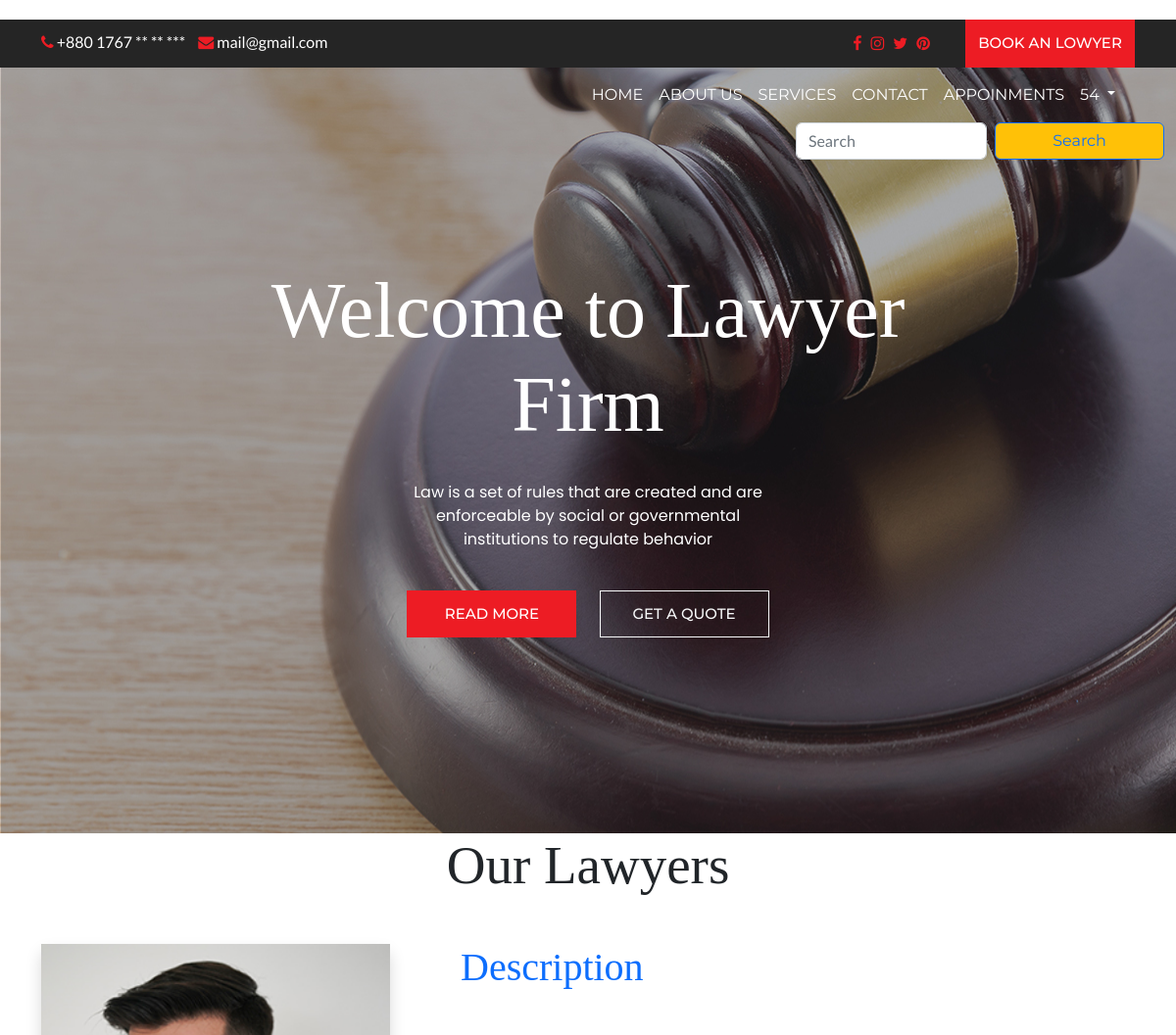
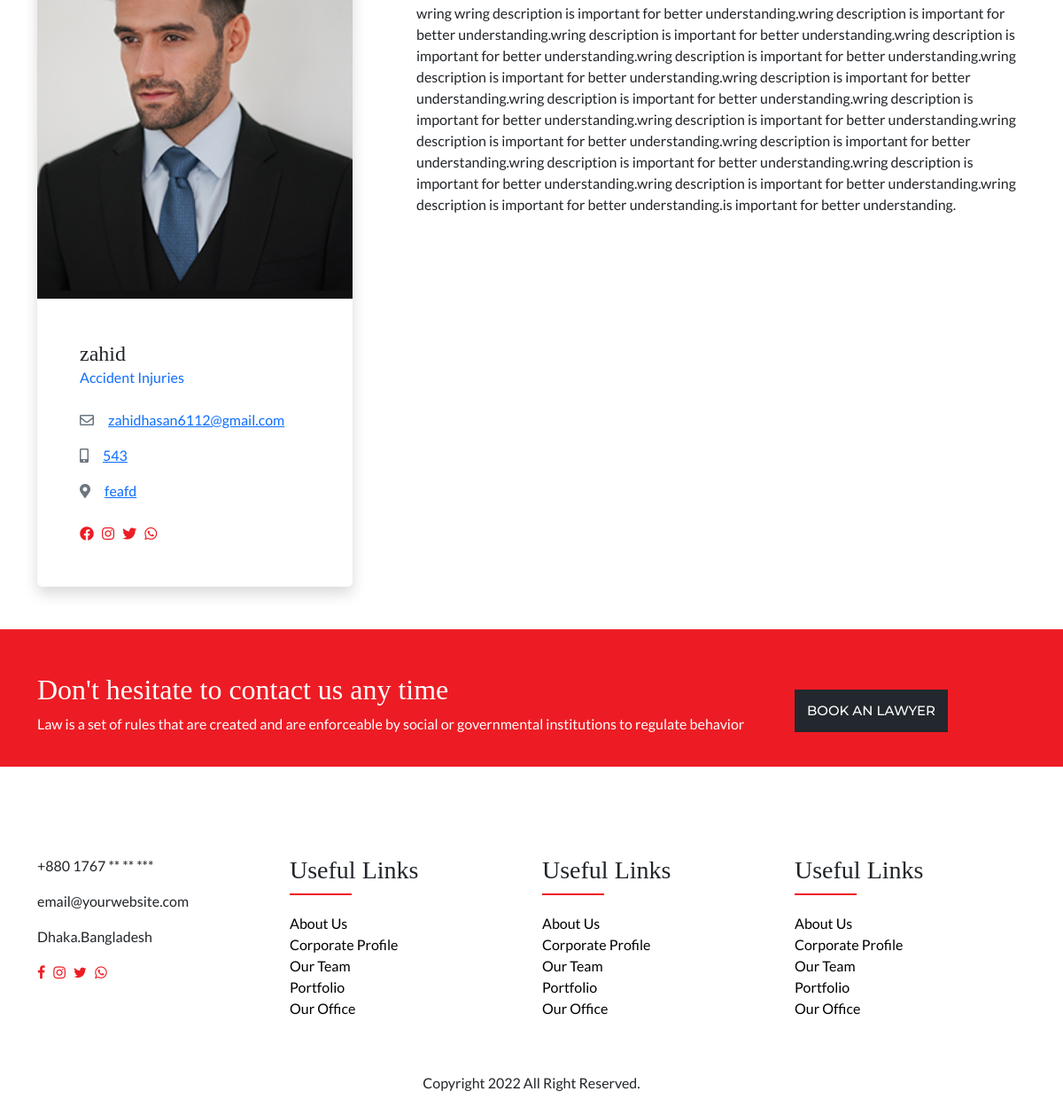
Screenshot of /lawyer/lawyerreadmore.php?email=zahidhasan6112@gmail.com (signed in) with the database file from the repository (2 pictures, top to bottom).
### tables this page shows
CREATE TABLE `lawyers` (
  `email` varchar(700) NOT NULL,
  `password` text NOT NULL,
  `name` text NOT NULL,
  `categoryid` int(11) NOT NULL,
  `rate` int(11) NOT NULL,
  `description` varchar(2000) NOT NULL,
  `phonenumber` text NOT NULL,
  `location` text NOT NULL,
  `picture` text NOT NULL,
  `joindate` datetime NOT NULL DEFAULT current_timestamp()
);

CREATE TABLE `lawyercategories` (
  `id` int(11) NOT NULL,
  `category` varchar(700) NOT NULL,
  `description` varchar(3000) NOT NULL,
  `image` varchar(400) NOT NULL
);

### lawyer/lawyerreadmore.php (the view)
<?php include 'header.php' ?>
<div class="container" id="details">
    <div class="row justify-content-center mb-5">
        <div class="col-md-12 text-center">
            <div class="section-title-main">
                <h2 class="section-title">Our Lawyers</h2>
            </div>
        </div>
        <?php
        $email = $_GET['email'];
        $query = "select * from lawyers where email='" . $email . "';";
        $result = $conn->query($query);
        if ($result->num_rows > 0) {
            while ($row = $result->fetch_assoc()) {
                $email = $row['email'];
                $name = $row['name'];
                $categoryid = $row['categoryid'];
                $phonenumber = $row['phonenumber'];
                $picture = $row['picture'];
                $location = $row['location'];
                $description = $row['description'];
                $query1 = "select * from lawyercategories where id=" . $categoryid . ";";
                $result1 = $conn->query($query1);
                $category = "";
                if ($result1->num_rows > 0) {
                    while ($row1 = $result1->fetch_assoc()) {
                        $category = $row1['category'];
                    }
                }
        ?>
                <div class="col-md-7 col-lg-4 mb-5 mb-lg-0 wow fadeIn">
                    <div class="card border-0 shadow">
                        <img src="images/<?php echo $picture ?>" alt="image">
                        <div class="card-body p-1-9 p-xl-5">
                            <div class="mb-4">
                                <h3 class="h4 mb-0"><?php echo $name ?></h3>
                                <span class="text-primary"><?php echo $category ?></span>
                            </div>
                            <ul class="list-unstyled mb-4">
                                <li class="mb-3"><a href="#"><i class="far fa-envelope display-25 me-3 text-secondary"></i><?php echo $email ?></a></li>
                                <li class="mb-3"><a href="#"><i class="fas fa-mobile-alt display-25 me-3 text-secondary"></i><?php echo $phonenumber ?></a></li>
                                <li><a href="#"><i class="fas fa-map-marker-alt display-25 me-3 text-secondary"></i><?php echo $location ?></a></li>
                            </ul>
                            <ul class="top-social">
                                <li><a href="#!" class="rounded-3"><i class="fab fa-facebook-f"></i></a></li>
                                <li><a href="#!" class="rounded-3"><i class="fab fa-instagram"></i></a></li>
                                <li><a href="#!" class="rounded-3"><i class="fab fa-twitter"></i></a></li>
                                <li><a href="#!" class="rounded-3"><i class="fab fa-whatsapp"></i></a></li>
                            </ul>
                        </div>
                    </div>
                </div>
                <div class="col-lg-8">
                    <div class="ps-lg-1-6 ps-xl-5">
                        <div class="mb-5 wow fadeIn">
                            <div class="text-start mb-1-6 wow fadeIn">
                                <h2 class="h1 mb-5 text-primary">Description</h2>
                            </div>
                            <p><?php echo $description ?></p>
                        </div>
                    </div>
                </div>
    </div>
<?php
            }
        }
?>
</div>
<?php include 'footer.php' ?>

### lawyer/header.php (shortened to what this page needs)
<?php
require_once("../dbconnection.php");
$email = $_SESSION['email'];
$query = "select * from lawyers where email='" . $email . "';";
$result = $conn->query($query);
$name = "";
if ($result->num_rows > 0) {
    while ($row = $result->fetch_assoc()) {
        $name = $row['name'];
    }
}
?>
<!doctype html>
<html>
<head>
    <link href="https://cdn.jsdelivr.net/npm/bootstrap@5.2.0/dist/css/bootstrap.min.css" rel="stylesheet">
    <link rel="stylesheet" href="https://cdnjs.cloudflare.com/ajax/libs/font-awesome/4.7.0/css/font-awesome.css" />
    <link rel="stylesheet" href="https://cdnjs.cloudflare.com/ajax/libs/OwlCarousel2/2.3.4/assets/owl.carousel.css" />
    <link rel="stylesheet" href="https://cdnjs.cloudflare.com/ajax/libs/OwlCarousel2/2.3.4/assets/owl.theme.default.min.css" />
    <link rel="stylesheet" href="https://cdnjs.cloudflare.com/ajax/libs/font-awesome/5.13.1/css/all.min.css" />
    <link rel="stylesheet" href="https://cdn.jsdelivr.net/npm/ti-icons@0.1.2/css/themify-icons.css">
    <link rel="stylesheet" href="../css/style.css" type="text/css">
    <link rel="stylesheet" href="style.css" type="text/css">
</head>
<body>
    <div class="top-header">
        <div class="container">
            <div class="row">
                <div class="col-lg-6">
                    <div class="top-contact">
                        <ul>
                            <li><a href="tel:+62 800 9000 123"> <i class="fa fa-phone"></i> +880 1767 ** ** ***</a> </li>
                            <li><a href="mailto:mail@yoursite.com"> <i class="fa fa-envelope"></i> mail@gmail.com</a> </li>
                        </ul>
                    </div>
                </div>
                <div class="col-lg-6">
                    <div class="top-right-info">
                        <ul class="top-social">
                            <li><a href=""><i class="fa fa-facebook"></i></a> </li>
                            <li><a href=""><i class="fa fa-instagram"></i></a> </li>
                            <li><a href=""><i class="fa fa-twitter"></i></a> </li>
                            <li><a href=""><i class="fa fa-pinterest"></i></a> </li>
                        </ul>
                        <a href="lawyers.php?#lawyers" class="btn btn-primary">book an lowyer</a>
                    </div>
                </div>
            </div>
        </div>
    </div>
    <header>
        <div class="container">
            <nav class="navbar navbar-expand-lg navbar-light bg-light">
                <div class="container-fluid">
                    <div class="collapse navbar-collapse" id="navbarSupportedContent">
                        <ul class="navbar-nav ms-auto mb-2 mb-lg-0">
                            <li class="nav-item">
                                <a class="nav-link " href="index.php?">Home</a>
                            </li>
                            <li class="nav-item">
                                <a class="nav-link" href="index.php?#about-section-id">ABOUT US</a>
                            </li>
                            <li class="nav-item">
                                <a class="nav-link" href="index.php?#services-section-id">SERVICES</a>
                            </li>
                            <li class="nav-item">
                                <a class="nav-link" href="index.php?#contact-us-id">CONTACT</a>
                            </li>
                            <li class="nav-item">
                                <a class="nav-link" href="appointments.php">Appoinments</a>
                            </li>
                            <div class="nav-item dropdown">
                                <a class="nav-link dropdown-toggle" href="#" role="button" data-bs-toggle="dropdown" aria-expanded="false">
                                    <?php echo $name ?>
                                </a>
                            </div>
                        </ul>
                    </div>
                </div>
            </nav>
        </div>
        <div class="container-fluid">
            <div class="row">
                <form class="d-flex col-md-4 offset-md-8  " role="search" action="lawyers.php?#lawyers" method="get">
                    <input class="form-control me-2 " type="search" placeholder="Search" aria-label="Search" name="search" required>
                    <button class="btn btn-outline-primary bg-warning" type="submit">Search</button>
                </form>
            </div>
        </div>
    </header>
    <section class="banner-section" style="background: url(../images/banner-bg.jpg) no-repeat">
        <div class="container">
            <div class="row">
                <div class="col-md-12">
                    <div class="banner-text">
                        <h1>Welcome to Lawyer Firm</h1>
                        <p>Law is a set of rules that are created and are enforceable by social or governmental institutions to regulate behavior</p>
                        <div class="btn-main">
                            <a href="index.php?#team-section-id" class="btn btn-primary">Read More</a>
                            <a href="index.php?#quote-section-id" class="btn btn-outline-light">GET A QUOTE</a>
                        </div>
                    </div>
                </div>
            </div>
        </div>
    </section>

### css/style.css (style rules this page uses)
body { font-family: 'Lato', sans-serif; margin: 0px; padding: 0px; }
img { max-width: 100%; }
h1, h2, h3, h4, h5, h6 { font-family: 'Playfair Display', serif; }
.btn { font-family: 'Montserrat', sans-serif; }
.top-header { background: #252525; }
.top-contact ul { margin: 0px; padding: 0px; }
.top-contact ul li { display: inline-block; }
.top-contact ul li a { color: #FFF; text-decoration: none; margin-right: 10px; font-family: 'Lato', sans-serif; font-weight: normal; }
.top-contact ul li a i { color: #ed1c24; }
ul.top-social { margin: 0px 30px 0px 0px; padding: 0; }
ul.top-social li { display: inline-block; }
ul.top-social li a { color: #ed1c24; margin-right: 6px; }
.top-right-info { display: flex; align-items: center; justify-content: end; }
.top-contact { margin-top: 11px; }
.btn-primary { text-transform: uppercase; font-size: 15px; border-radius: 0; font-weight: 500; background: #ed1c24; border-color: #ed1c24; padding: 12px 10px; }
header { position: absolute; width: 100%; }
header nav.navbar.navbar-expand-lg.navbar-light.bg-light { background: transparent !important; }
.navbar-light .navbar-nav .nav-link { color: #FFF; text-transform: uppercase; font-family: 'Montserrat', sans-serif; }
section.banner-section { padding: 200px 200px; text-align: center; }
section.banner-section h1 { color: #FFF; font-size: 80px; max-width: 776px; margin: 0px auto; }
section.banner-section p { font-family: 'Poppins', sans-serif; color: #FFF; max-width: 400px; margin: 30px auto 40px; }
.btn-outline-light { font-size: 15px; font-weight: 500; text-transform: uppercase; padding: 12px 10px; border-radius: 0; }
.btn { min-width: 173px; }
.banner-text .btn { margin: 0px 10px; }
.section-title-main { margin-bottom: 47px; }
h2.section-title { font-size: 55px; }

### lawyer/style.css (style rules this page uses)
body { margin-top: 20px; }

### rows the page displays
lawyers: name "54"
lawyers: picture (picture), name "zahid", lawyercategories.category "Accident Injuries", email "zahidhasan6112@gmail.com", phonenumber "543", location "feafd", description "wring wring description is important for better understanding.wring description is important for better understanding.wring description is important for better understanding.wring description is important for better understanding.wring description is important for better understanding.wring description is important for better understanding.wring description is important for better understanding.wring description is important for better understanding.wring description is important for better understanding.wring description is important for better understanding.wring description is important for better understanding.wring description is important for better understanding.wring description is…"
